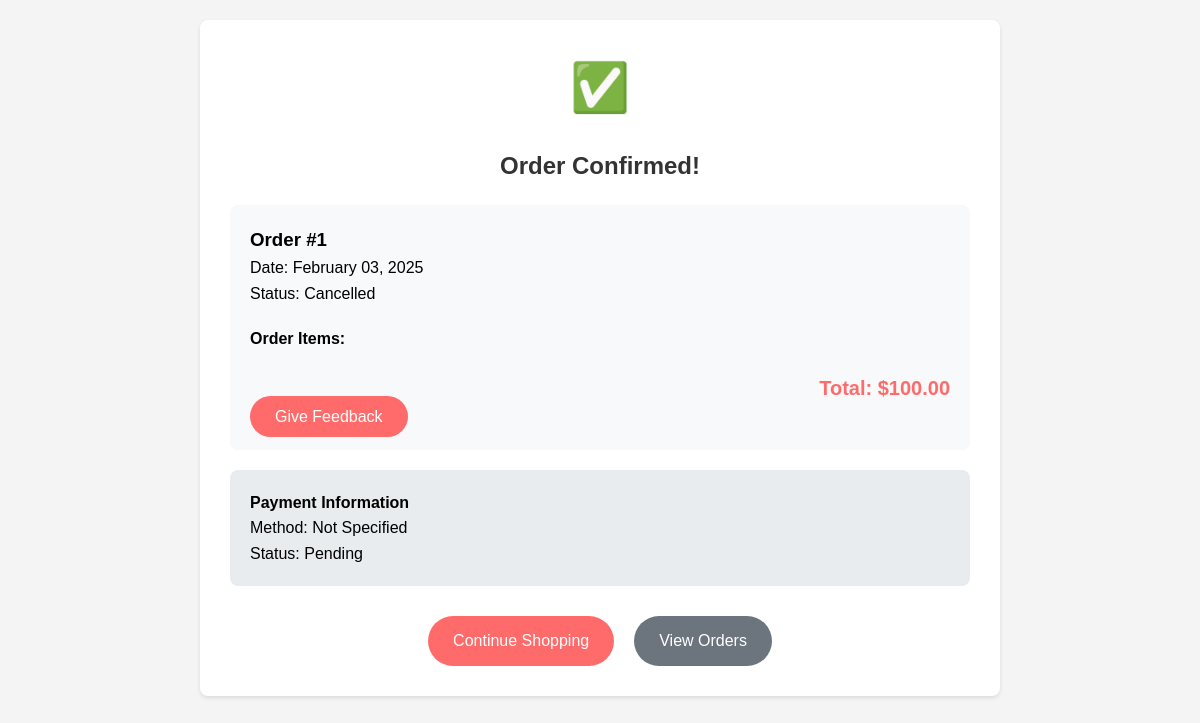
Page /order/confirmation/1/ (signed in) on the committed database.
### Food_App/models.py (models this page shows, shortened)
class Order(models.Model):
    STATUS_CHOICES = (
        ('pending', 'Pending'),
        ('confirmed', 'Confirmed'),
        ('preparing', 'Preparing'),
        ('ready', 'Ready for Pickup'),
        ('completed', 'Completed'),
        ('cancelled', 'Cancelled')
    )
    PAYMENT_STATUS_CHOICES = (
        ('pending', 'Pending'),
        ('paid', 'Paid'),
        ('failed', 'Failed'),
    )
    PAYMENT_METHOD_CHOICES = (
        ('cash_on_delivery', 'Cash on Delivery'),
        ('card', 'Credit/Debit Card'),
        ('upi', 'UPI Payment'),
    )
    customer = models.ForeignKey('Registration', on_delete=models.CASCADE)  # Link to your Registration model
    items = models.ManyToManyField(FoodItem, through='OrderItem')
    total_amount = models.DecimalField(max_digits=10, decimal_places=2)
    status = models.CharField(max_length=20, choices=STATUS_CHOICES, default='pending')
    payment_status = models.CharField(max_length=20, choices=PAYMENT_STATUS_CHOICES, default='pending')
    payment_method = models.CharField(max_length=20, choices=PAYMENT_METHOD_CHOICES, null=True, blank=True)
    created_at = models.DateTimeField(auto_now_add=True)
    updated_at = models.DateTimeField(auto_now=True)

### Food_App/views.py (the view)
# urls.py: path('order/confirmation/<int:order_id>/', views.order_confirmation, name='order_confirmation'),
def order_confirmation(request, order_id):
    if not request.session.get('user_id'):
        messages.error(request, 'Please login first!')
        return redirect('login')
    order = get_object_or_404(Order, id=order_id, customer_id=request.session['user_id'])
    order_items = OrderItem.objects.filter(order=order)
    context = {
        'order': order,
        'order_items': order_items,
        'username': request.session.get('username')
    }
    return render(request, 'Food_App/order_confirmation.html', context)

### Food_App/templates/Food_App/order_confirmation.html (shortened to what this page needs)
<!DOCTYPE html>
<html lang="en">
<head>
</head>
<body>
    <div class="container">
        <div class="success-icon">✅</div>
        <h2>Order Confirmed!</h2>
        <div class="order-details">
            <h3>Order #{{ order.id }}</h3>
            <p>Date: {{ order.created_at|date:"F d, Y" }}</p>
            <p>Status: {{ order.status|title }}</p>
            <div class="order-items">
                <h4>Order Items:</h4>
                <div class="total">
                    Total: ${{ order.total_amount }}
                </div>
            </div>
            <div class="feedback-button">
                <a href="{% url 'submit_feedback' order.id %}" class="btn btn-primary">
                    Give Feedback
                </a>
            </div>
        </div>
        <div class="payment-info">
            <h4>Payment Information</h4>
            <p>Method: {{ order.payment_method|default:"Not specified"|title }}</p>
            <p>Status: {{ order.payment_status|title }}</p>
        </div>
        <div class="buttons">
            <a href="{% url 'customer_home' %}" class="btn btn-primary">Continue Shopping</a>
            <a href="{% url 'customer_orders' %}" class="btn btn-secondary">View Orders</a>
        </div>
    </div>
</body>
</html>

### Food_App/templates/Food_App/order_confirmation.html (style rules this page uses)
* { margin: 0; padding: 0; box-sizing: border-box; }
body { font-family: Arial, sans-serif; background: #f4f4f4; line-height: 1.6; padding: 20px; }
.container { max-width: 800px; margin: 0 auto; background: white; padding: 30px; border-radius: 8px; box-shadow: 0 2px 4px rgba(0,0,0,0.1); }
.success-icon { text-align: center; font-size: 48px; color: #28a745; margin-bottom: 20px; }
h2 { color: #333; text-align: center; margin-bottom: 20px; }
.order-details { background: #f8f9fa; padding: 20px; border-radius: 8px; margin-bottom: 20px; }
.order-items { margin-top: 20px; }
.total { font-size: 20px; font-weight: bold; text-align: right; margin-top: 20px; color: #ff6b6b; }
.payment-info { margin-top: 20px; padding: 20px; background: #e9ecef; border-radius: 8px; }
.buttons { display: flex; justify-content: center; gap: 20px; margin-top: 30px; }
.btn { padding: 12px 25px; border: none; border-radius: 25px; cursor: pointer; font-size: 16px; text-decoration: none; transition: all 0.3s ease; }
.btn-primary { background-color: #ff6b6b; color: white; }
.btn-secondary { background-color: #6c757d; color: white; }

### rows in the picture
Order: id "1", created_at "February 03, 2025", status "Cancelled", total_amount "100.00", payment_method "Not Specified", payment_status "Pending"
